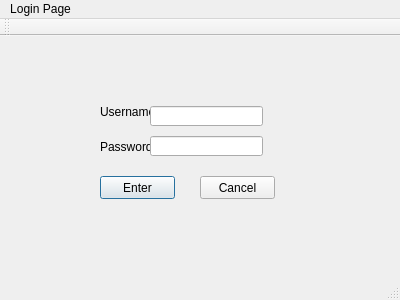
<?xml version="1.0" encoding="UTF-8"?>
<ui version="4.0">
 <class>Login</class>
 <widget class="QMainWindow" name="Login">
  <property name="geometry">
   <rect>
    <x>0</x>
    <y>0</y>
    <width>400</width>
    <height>300</height>
   </rect>
  </property>
  <property name="windowTitle">
   <string>MainWindow</string>
  </property>
  <widget class="QWidget" name="centralWidget">
   <widget class="QLabel" name="label">
    <property name="geometry">
     <rect>
      <x>100</x>
      <y>60</y>
      <width>51</width>
      <height>31</height>
     </rect>
    </property>
    <property name="text">
     <string>Username</string>
    </property>
   </widget>
   <widget class="QLabel" name="label_2">
    <property name="geometry">
     <rect>
      <x>100</x>
      <y>100</y>
      <width>51</width>
      <height>21</height>
     </rect>
    </property>
    <property name="text">
     <string>Password</string>
    </property>
   </widget>
   <widget class="QLineEdit" name="userLineEdit">
    <property name="geometry">
     <rect>
      <x>150</x>
      <y>70</y>
      <width>113</width>
      <height>20</height>
     </rect>
    </property>
    <property name="text">
     <string/>
    </property>
   </widget>
   <widget class="QLineEdit" name="passLineEdit">
    <property name="geometry">
     <rect>
      <x>150</x>
      <y>100</y>
      <width>113</width>
      <height>20</height>
     </rect>
    </property>
    <property name="text">
     <string/>
    </property>
    <property name="echoMode">
     <enum>QLineEdit::Password</enum>
    </property>
   </widget>
   <widget class="QPushButton" name="pushButton">
    <property name="geometry">
     <rect>
      <x>100</x>
      <y>140</y>
      <width>75</width>
      <height>23</height>
     </rect>
    </property>
    <property name="text">
     <string>Enter</string>
    </property>
    <property name="autoExclusive">
     <bool>false</bool>
    </property>
    <property name="autoRepeatDelay">
     <number>10</number>
    </property>
    <property name="autoDefault">
     <bool>true</bool>
    </property>
    <property name="default">
     <bool>true</bool>
    </property>
   </widget>
   <widget class="QPushButton" name="pushButton_2">
    <property name="geometry">
     <rect>
      <x>200</x>
      <y>140</y>
      <width>75</width>
      <height>23</height>
     </rect>
    </property>
    <property name="text">
     <string>Cancel</string>
    </property>
   </widget>
  </widget>
  <widget class="QMenuBar" name="menuBar">
   <property name="geometry">
    <rect>
     <x>0</x>
     <y>0</y>
     <width>400</width>
     <height>21</height>
    </rect>
   </property>
   <widget class="QMenu" name="menuLogin_Page">
    <property name="title">
     <string>Login Page</string>
    </property>
   </widget>
   <addaction name="menuLogin_Page"/>
  </widget>
  <widget class="QToolBar" name="mainToolBar">
   <attribute name="toolBarArea">
    <enum>TopToolBarArea</enum>
   </attribute>
   <attribute name="toolBarBreak">
    <bool>false</bool>
   </attribute>
  </widget>
  <widget class="QStatusBar" name="statusBar"/>
 </widget>
 <layoutdefault spacing="6" margin="11"/>
 <resources/>
 <connections/>
</ui>
